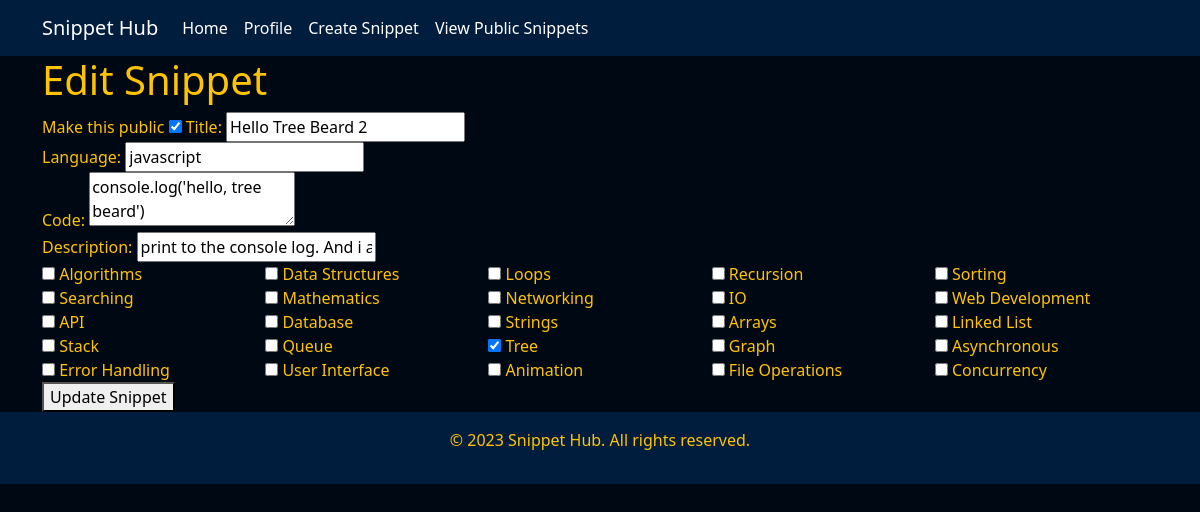
The page /edit_snippet/3/ (signed in) on the database as committed earlier.
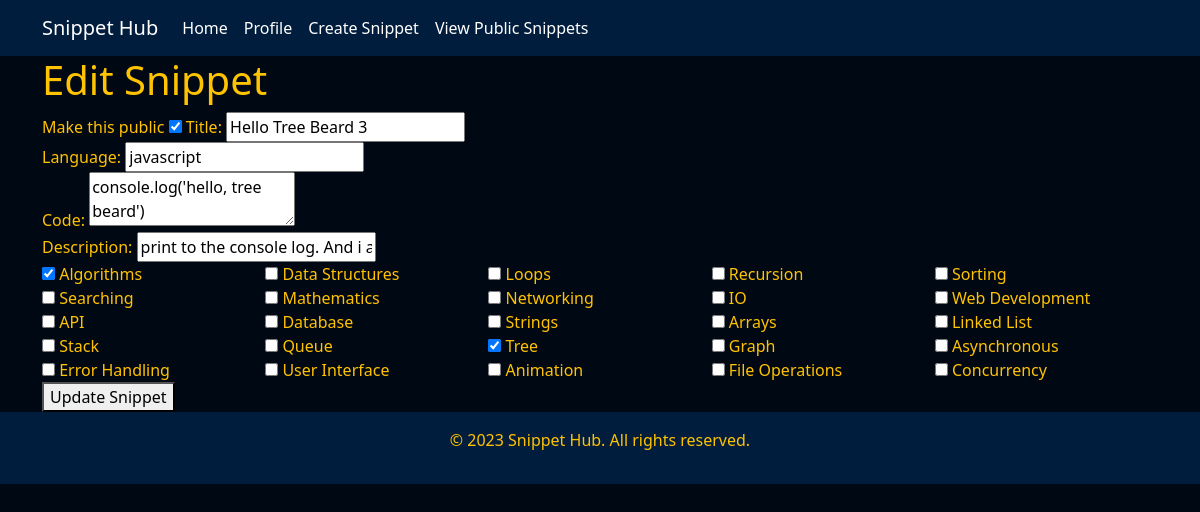
The same page on the database as committed later.
### snippets/models.py (models this page shows, shortened)
class Snippet(models.Model):
    title = models.CharField(max_length=100)
    language = models.CharField(max_length=100)
    code = models.TextField()
    description = models.TextField()
    created = models.DateTimeField(auto_now_add=True)
    modified = models.DateTimeField(auto_now=True)
    creator = models.ForeignKey('auth.User', related_name='snippets', on_delete=models.CASCADE)
    is_public = models.BooleanField(default=True)
    tags = models.ManyToManyField("Tag")
    copy_count = models.PositiveBigIntegerField(default=0)

class Tag(models.Model):
    name = models.CharField(max_length=100)

### snippets/views.py (the view, shortened to what this page needs)
# urls.py: path('edit_snippet/<int:snippet_id>/', views.edit_snippet, name='edit_snippet'),  # Edit a single code snippet
@login_required  # makes sure the user is logged in before they can edit a snippet
def edit_snippet(request, snippet_id):
    snippet = Snippet.objects.get(id=snippet_id)
    all_tags = Tag.objects.all()
    selected_tags = snippet.tags.all() # Get all the tags that are currently selected for this snippet
    return render(request, 'snippets/edit_snippet.html', {'snippet': snippet, 'all_tags': all_tags, 'selected_tags': selected_tags})

### snippets/templates/snippets/edit_snippet.html (shortened to what this page needs)
{% extends 'base.html' %}
{% block content %}
    <h1>Edit Snippet</h1>
    <form method="post" action="{% url 'snippets:edit_snippet' snippet.id %}">
        <label for="is_public">Make this public</label>
        <input type="checkbox" name="is_public" id="is_public" {% if snippet.is_public %}checked{% endif %}>
        <label for="snippet_name">Title:</label>
        <input type="text" id="snippet_name" name="snippet_name" value="{{ snippet.title }}" required><br>
        <label for="snippet_language">Language:</label>
        <input type="text" id="snippet_language" name="snippet_language" value="{{ snippet.language }}" required><br>
        <label for="snippet_code">Code:</label>
        <textarea id="snippet_code" name="snippet_code" required>{{ snippet.code }}</textarea><br>
        <label for="snippet_description">Description:</label>
        <input type="text" id="snippet_description" name="snippet_description" value="{{ snippet.description }}" required><br>
        <div style="display: flex; flex-wrap: wrap;">
            {% for tag in all_tags %}
                <div style="flex: 1; min-width: 200px;">
                    <input type="checkbox" name="tags" value="{{ tag.id }}" {% if tag in selected_tags %}checked{% endif %}> {{ tag.name }}
                </div>
            {% endfor %}
        </div>
        <button type="submit">Update Snippet</button>
    </form>
{% endblock %}

Rows that differ between the two databases and show on the page:
changed Snippet "javascript": snippet_name "Hello Tree Beard 2" → "Hello Tree Beard 3"
computed for Tag "Algorithms": tags "☐" → "☑"
